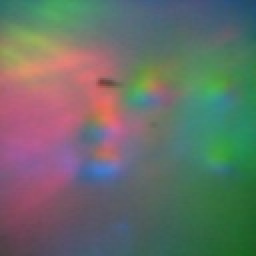
#> input picture test/im2.jpg, 128 x 128 px, found by its file name (shown 2 times larger)
$ python blurringv2.py
#> lines starting #> are read from the running program, lines starting #| are printed output that depends on the picture; after the words box and inside, x2 and y2 are one past the last pixel; in counts of white or black regions, pixels touching at a corner belong together
import cv2
import numpy as np
from skimage.util import random_noise
import random
import os

folder_dir = 'raw_data'
count = 1

# [56 lines of commented-out code are left out]

img = cv2.imread("raw_data/im2.jpg")
#> img is the input picture: shape (128, 128, 3); mean B, G, R 104.4, 110.3, 103.8

blur_length = random.randint(10, 30) #change blur amount
angle = random.randint(0, 180) #change angle of blur
thickness = random.randint(0, 1) #change thickness of blur

psf = np.zeros((50, 50, 3)) #create empty kernel
psf = cv2.ellipse(psf,
            (25, 25), # center
            (blur_length, thickness), # axes -- 22 for blur length, 0 for thin PSF
            angle, # angle of motion in degrees
            0, 360, # ful ellipse, not an arc
            (1, 1, 1), # white color
            thickness=-1) # filled

cv2.imshow("psf", psf)
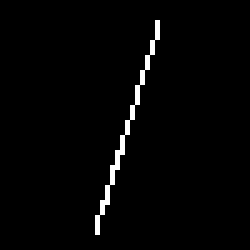
#> window 'psf': shape (50, 50, 3) float64 (shown 5 times larger); values 0 (black) and 1 (white), 1.8% white in thin lines or dots, all inside (x1, y1, x2, y2) = (19, 4, 32, 47)
psf_save = np.array(255*psf, dtype = 'uint8')
cv2.imwrite("psf_{}_{}_{}.jpg".format(blur_length, thickness, angle), psf_save)

psf /= psf[:,:,0].sum() # normalize by sum of one channel
            # since channels are processed independently

imfilt = cv2.filter2D(img, -1, psf) # filter the image with the psf kernel
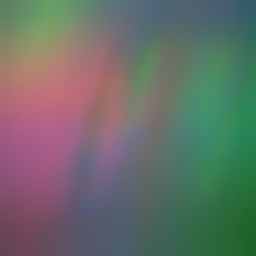
#> imfilt: shape (128, 128, 3) (shown 2 times larger); mean B, G, R 104.5, 110.1, 104.2

noise_img = random_noise(imfilt, mode='gaussian', var=0.02**2) #CHECK THIS VALUE
noise_img = np.array(255*noise_img, dtype = 'uint8')

cv2.imwrite("blurred_{}_{}_{}.jpg".format(blur_length, thickness, angle), noise_img)
cv2.imshow("imfilt", noise_img)
cv2.waitKey(0)
